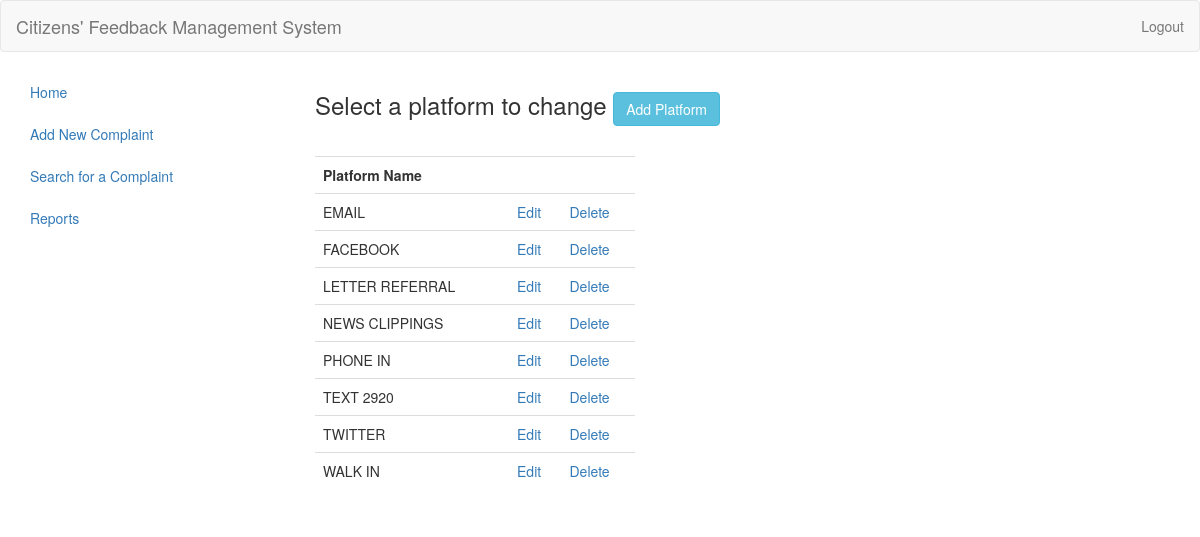
/cfms/platforms/, run on the app's committed database.
### complaints/models.py (models this page shows, shortened)
class Platform(models.Model):
	name = models.CharField(max_length=100)
	archived = models.BooleanField(default=False)

### complaints/views.py (the view)
# urls.py: url(r'^platforms/update/(?P<platform_id>[\w\-0-9]+)/$', views.update_platform, name='update_platform'),
def platforms(request):
	platforms = Platform.objects.filter(archived=False).order_by('name')
	platform_form = PlatformForm()
	return render(request, 'complaints/platforms.html', {'platforms': platforms, 'create_form': platform_form})

### global/templates/complaints/platforms.html (shortened to what this page needs)
{% extends "complaints/base.html" %}
{% load staticfiles %}
{% block content %}
	<div class="col-md-7">
		<h3>
			Select a platform to change
			<button type="button" class="btn btn-info" data-toggle="modal" data-target="#add-platform-modal" id="modalActionButton">Add Platform</button>
		</h3>
		<br>
		<div class="row">
			<div class="col-md-6">
				<table class="table">
					<tbody>
						<tr>
							<th>Platform Name</th>
							<th></th>
							<th></th>
						</tr>
						{% for platform in platforms %}
							<tr>
								<td>{{ platform.name }}</td>
								<td><a href="{% url 'update_platform' platform.id %}">Edit</a></td>
								<td><a href="{% url 'delete_platform' platform.id %}">Delete</a></td>
							</tr>
						{% endfor %}
					</tbody>
				</table>
			</div>
		</div>
	</div>
{% endblock %}

### data on the page
Platform: name "EMAIL"
Platform: name "FACEBOOK"
Platform: name "LETTER REFERRAL"
Platform: name "NEWS CLIPPINGS"
Platform: name "PHONE IN"
Platform: name "TEXT 2920"
Platform: name "TWITTER"
Platform: name "WALK IN"
